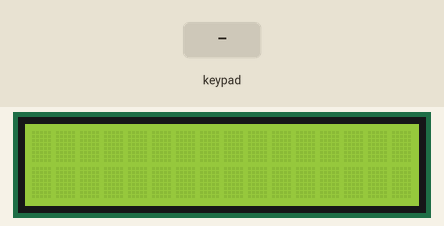
The sketch below on a simulated Arduino Uno, built with avr-gcc and run on an emulated ATmega328P. Parts: 16×2 character LCD. Inputs (shaded band) come from the test bench. What the sketch prints to the serial monitor is not drawn.

Above: at 1.2 s.
1.3 s: keypad keys 9 8 7 6 # pressed 0.4 s apart
At 3.8 s:
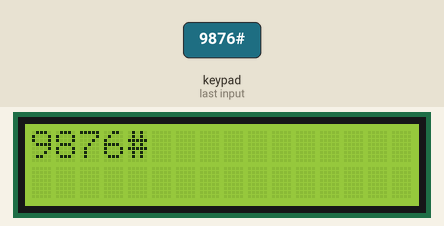
4.8 s: key 'A' pressed
At 6.0 s:
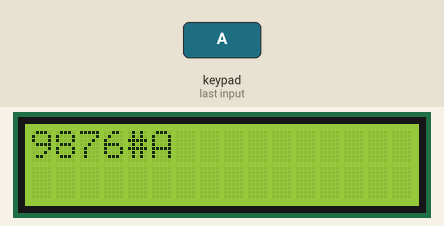
6.3 s: key 'B' pressed
At 7.3 s:
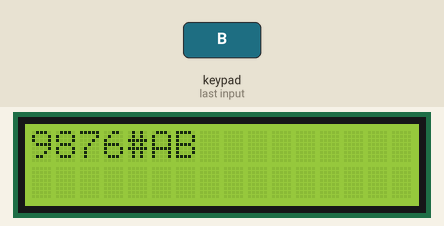
7.8 s: keypad keys 9 8 7 6 * pressed 0.4 s apart
At 9.8 s:
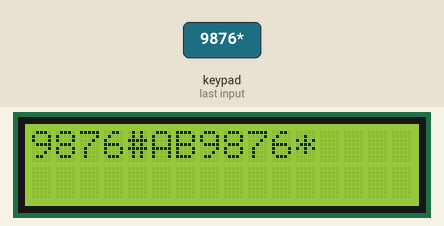
11.3 s: key 'C' pressed
At 12.3 s:
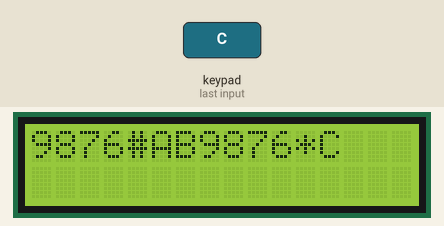
12.8 s: key 'D' pressed
At 13.5 s:
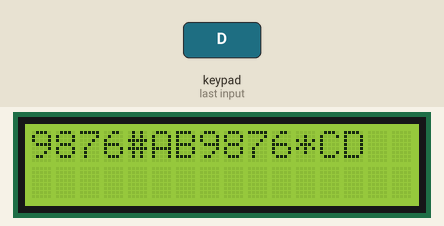
Timing chart, 0 to 15.3 s (numbered marks = the images above; inputs shaded):
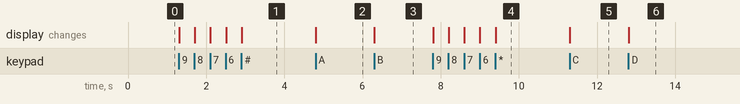

Measured:
- after the input at 1.3 s, the display: first changes at once (image 1 shows a later state)
- after the input at 4.8 s, the display: changes at once (image 2)
- after the input at 6.3 s, the display: changes at once (image 3)
- after the input at 7.8 s, the display: first changes at once (image 4 shows a later state)
- after the input at 11.3 s, the display: changes at once (image 5)
- after the input at 12.8 s, the display: changes at once (image 6)

The sketch:

LCDKeypadwithLinkNoEdit.ino
```cpp
#include <LiquidCrystal_I2C.h>
#include <Keypad.h>

const byte numRows= 4; //baris pada keypad
const byte numCols= 4; //Kolom pada keypad
const int col = 16; // untuk LCD
const int row = 2;
LiquidCrystal_I2C lcd(0x27, col, row);
int posisi = 0;

/*keymap mendefinisikan tombol ditekan sesuai
dengan baris dan kolom seperti muncul pada keypad*/
char keymap[numRows][numCols]=
{
{'1', '2', '3', 'A'},
{'4', '5', '6', 'B'},
{'7', '8', '9', 'C'},
{'*', '0', '#', 'D'}
};


byte rowPins[numRows]= {9,8,7,6};
byte colPins[numCols]= {5,4,3,2};


Keypad myKeypad= Keypad(makeKeymap(keymap), rowPins, colPins, numRows, numCols);

void setup()
{
Serial.begin(9600);

lcd.init();
lcd.backlight();
lcd.clear();
}

// Jika tombol ditekan, tombol ini disimpan dalam 'keypressed' variabel
// Jika kunci tidak sama dengan 'NO_KEY', maka tombol ini dicetak
// Jika jumlah = 17, maka penghitungan reset kembali ke 0 (ini berarti tidak ada tombol yang ditekan selama proses pemindaian seluruh keypad

void loop(){
char keypressed = myKeypad.getKey();
if (keypressed != NO_KEY){
  lcd.setCursor(posisi,0);
  lcd.print(keypressed);
  posisi++;
  Serial.print(keypressed); // => untuk di serial monitor
};
// LCD
  /*lcd.clear();
  lcd.setCursor(posisi,0);
  lcd.print("ARYA&");
  lcd.setCursor(posisi, 1);
  lcd.print("GADIS");
  delay(500);

  posisi += 1;

  if(posisi < 0 || posisi >= col){
    posisi = 0;
  };*/

}
```
